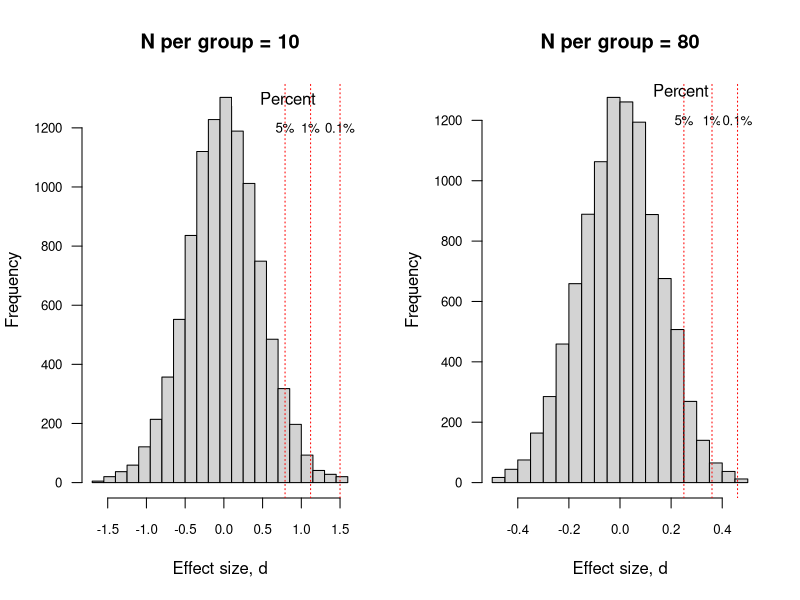
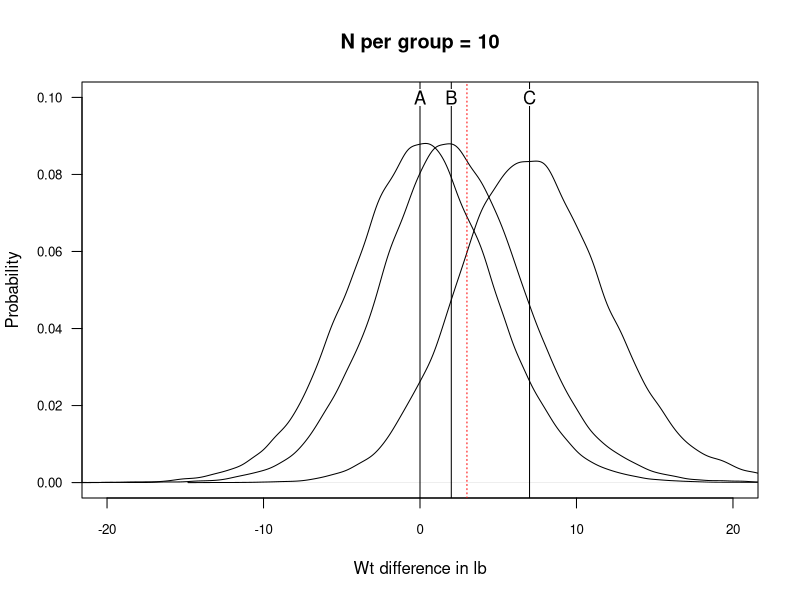

R code for these plots, in order:
#Demonstration of p-values
#D.V.M. Bishop, started 17th Dec 2017


#Simulate repeated sampling from population with null effect, plot distribution of obtained effect sizes
#NB this script is not an efficient way to do this - designed so each step makes sense for beginners

require(plotrix) #for boxed.labels function - text with white background
options(scipen = 999)#turn off scientific notation
set.seed(12) #to ensure same values generated on each run - change to any other number for different results
#-----------------------------------------------------------------------
#Pvalue demo: simulated data with no effect for 10000 runs
#-----------------------------------------------------------------------
#Plots histograms for effect size with N = 10 and N = 80
#NB bin width needs careful crafting to ensure both plots are similar
#See histo help: this explains that if you try to set binwidth it is treated as 'suggestion'
set.seed(17)
mypop <- rnorm(100000, 2, 1) #population data
#set up to save plots
plotsave <- 1 #if you just want plots in plot window, set to zero
if (plotsave == 1) {
  pngname <- 'Fig4_1_hist_effsize_freq.png'
  png(pngname, width = 650, height = 300)
}
par(mfrow = c(1, 2)) #plot in one row and 2 columns

myn <- c(20, 160) #two possible values of N (both groups combined)

for (j in 1:2) {
  #run through twice: once with 10 per group and once with 80 per group
  mybreaks <-
    seq(-1.7, 1.7, .15) #have to handcraft to get both histos similar scale
  htextloc <- .7 #horiz location of 'Percent' label
  if (j == 2)
  {
    mybreaks <- seq(-.5, .5, .05)
    htextloc <- .2
  }
  d.all <- vector() #initialise vector to save all the effect sizes from this run
  rangea <- 1:(myn[j] / 2)
  rangeb <- (1 + myn[j] / 2):myn[j]
  mygroup <- c(rep('A', myn[j] / 2), rep('B', myn[j] / 2))
  for (i in 1:10000) {
    temp <- sample(mypop, myn[j])
    myvar <- c(var(temp[rangea]), var(temp[rangeb]))
    poolsd <-
      sqrt(mean(myvar)) #formula for pooled SD if there is equal N per group
    d.all <-
      c(d.all, (mean(temp[rangea]) - mean(temp[rangeb])) / poolsd) #compute d and stick on end of list
    
  }
  myprobs <- c(.95, .99, .999)
  myprobtext <- c('5%', '1%', '0.1%')
  
  d.all <-
    d.all[d.all < max(mybreaks)] #remove out of range values so hist will plot
  d.all <- d.all[d.all > min(mybreaks)]
  hist(
    d.all,
    breaks = mybreaks,
    main = paste0('N per group = ', myn[j] / 2),
    xlab = 'Effect size, d',
    cex.axis = .8,
    las = 1
  ) #cex.axis determines size of axis text, las rotates text
  myquants <- quantile(d.all,  probs = myprobs)
  myquants <- round(myquants, 2)
  boxed.labels(htextloc, 1300, '    Percent', bg = "white", border = NA) #add text to the graph
  for (q in 1:length(myquants)) {
    boxed.labels(
      myquants[q],
      1200,
      myprobtext[q],
      cex = .8,
      bg = "white",
      border = NA
    ) #add text to the graph
    abline(v = myquants[q], col = 'red', lty = 3) #draw a line for each cutoff
  }
  
}
if (plotsave == 1) {
  dev.off()
} #stop writing to png

#-----------------------------------------------------------------------
# Pvalue demo: simulated data with no effect, small effect and medium effect
# Demonstrates use of rnorm to sample from population in one step
#-----------------------------------------------------------------------

plotsave <- 1 #if you just want plots in plot window, set to zero
if (plotsave == 1) {
  pngname <- 'Fig4_2_three_effsize_probdensity.png'
  png(pngname, width = 500, height = 300)
}

myn <- 20
rangea <- 1:(myn / 2)
rangeb <- (1 + myn / 2):myn
myeff <-
  c(0, .2, .7) #we will assume we can multiply by 10 to get wt change in lb
myprobs <- c(.95, .99, .999)
mypill <- c('A', 'B', 'C')
for (j in 1:3) {
  d.all <- vector() #variable to save all the effect sizes from this run
  for (i in 1:50000) {
    temp <- rnorm(myn, mean = 0, sd = 1)
    temp[rangea] <- temp[rangea] + myeff[j]
    #NB alternatively, could use temp[rangea] <- rnorm (myn/2, mean=myeff, sd =1)
    myvar <- c(var(temp[rangea]), var(temp[rangeb]))
    poolsd <-
      sqrt(mean(myvar)) #formula for pooled SD if there is equal N per group
    d.all <-
      c(d.all, 10 * (mean(temp[rangea]) - mean(temp[rangeb])) / poolsd) #compute d and stick on end of list
  }
  # Kernel Density Plot
  myd <- density(d.all) # returns the density data
  if (j == 1) {
    plot(
      myd,
      main = paste0('N per group = ', myn[j] / 2),
      xlab = 'Wt difference in lb',
      ylab = 'Probability',
      cex.axis = .8,
      las = 1,
      ylim = c(0, .1),
      xlim = c(-20, 20)
    ) #cex.axis determines size of axis text, las rotates text
  }
  if (j > 1) {
    lines(myd)
  }
  abline(v = myeff[j] * 10) #draw a line for each mean
  boxed.labels(
    myeff[j] * 10,
    .1,
    mypill[j],
    bg = "white",
    border = NA,
    cex = 1.1
  )
}
abline(v = 3, col = 'red', lty = 3) #red line shows obtained result
if (plotsave == 1) {
  dev.off()
} #stop writing to png


